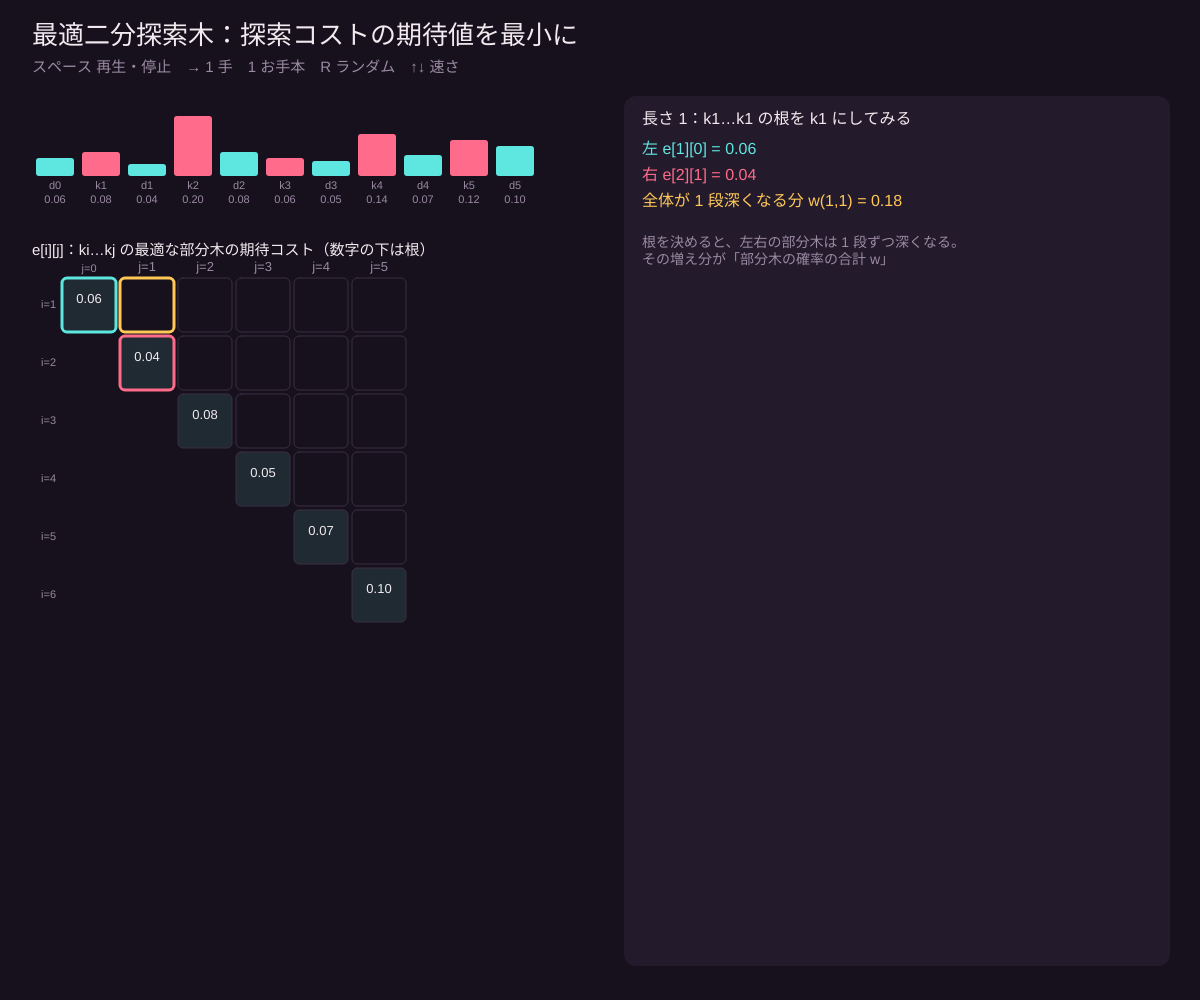
Frame 1 (no input)
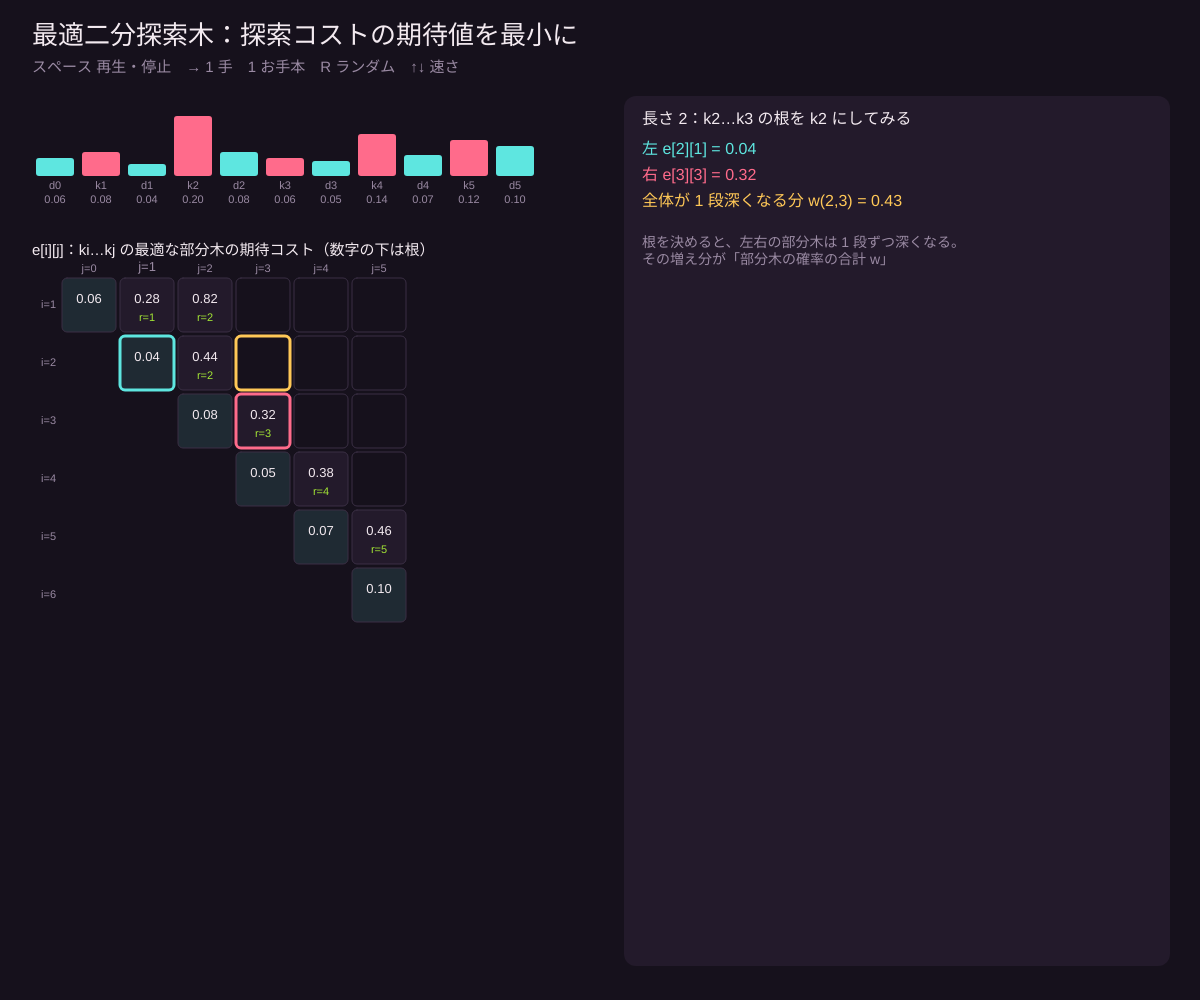
Frame 60 (no input)
Frame 120 (the mouse pressed at the canvas centre since frame 60): identical to frame 60, image omitted

The p5.js sketch that drew these frames (run headless with seeded random() and noise() and a simulated clock; from frame 60 on, the mouse is pressed at the canvas centre):

// p5.js sketch
// ── sketch.js
// ============================================
// 05 最適二分探索木：よく引く単語ほど根の近くに
// キー k1…kn が引かれる確率 p と、間の「見つからない」確率 q から、探索コストの期待値が最小の木をつくる
// e[i][j] = min over r ( e[i][r-1] + e[r+1][j] + w(i,j) )　─ 根 r をためし、左右の部分木は表から
// スペース = 再生・停止 / → = 1 手 / 1 = お手本 / R = ランダムな確率 / ↑↓ = 速さ
// ============================================

let p = [0, 0.08, 0.20, 0.06, 0.14, 0.12];      // ★ p[1..n]：キー ki を探す確率
let q = [0.06, 0.04, 0.08, 0.05, 0.07, 0.10];    // ★ q[0..n]：ki と ki+1 の間（見つからない）確率
let framesPerMove = 8;

let n, e, w, root, L, I, R, best, playing = true, done = false, timer = 0;

const BG = '#16111c', PANEL = '#231a2b', FG = '#f3eaf0', MUTED = '#9a8aa3';
const RASP = '#ff6b8b', CYAN = '#5ee6e0', AMBER = '#ffc857', LIME = '#a3e635';

function setup() {
  createCanvas(windowWidth, windowHeight);
  restart();
}

function restart() {
  n = p.length - 1;
  e = []; w = []; root = [];
  for (let i = 0; i <= n + 1; i++) { e.push(new Array(n + 1).fill(null)); w.push(new Array(n + 1).fill(null)); root.push(new Array(n + 1).fill(null)); }
  for (let i = 1; i <= n + 1; i++) { e[i][i - 1] = q[i - 1]; w[i][i - 1] = q[i - 1]; }
  L = 1; I = 1; R = 1; best = Infinity; done = false;
  w[1][1] = w[1][0] + p[1] + q[1];
}

function advance() {
  if (done) return;
  let J = I + L - 1;
  let t = e[I][R - 1] + e[R + 1][J] + w[I][J];
  if (t < best - 1e-12) { best = t; root[I][J] = R; }
  R++;
  if (R > J) {
    e[I][J] = best; best = Infinity;
    I++;
    if (I > n - L + 1) { L++; I = 1; }
    if (L > n) { done = true; return; }
    let J2 = I + L - 1;
    w[I][J2] = w[I][J2 - 1] + p[J2] + q[J2];
    R = I;
  }
}

function draw() {
  background(BG);
  if (playing && !done && ++timer >= framesPerMove) { timer = 0; advance(); }

  noStroke(); fill(FG); textAlign(LEFT, TOP); textSize(26);
  text('最適二分探索木：探索コストの期待値を最小に', 32, 24);
  fill(MUTED); textSize(15);
  text('スペース 再生・停止　→ 1 手　1 お手本　R ランダム　↑↓ 速さ', 32, 60);

  // 確率の棒
  let bx = 32, by = 96, bw = min(46, (width * 0.45) / (2 * n + 1));
  for (let k = 0; k <= 2 * n; k++) {
    let isKey = k % 2 === 1, idx = floor(k / 2) + (isKey ? 1 : 0);
    let v = isKey ? p[idx] : q[idx];
    let x = bx + k * bw;
    fill(isKey ? RASP : CYAN); rect(x + 4, by + 80 - v * 300, bw - 8, v * 300, 3);
    fill(MUTED); textSize(11); textAlign(CENTER, TOP);
    text(isKey ? `k${idx}` : `d${idx}`, x + bw / 2, by + 84);
    text(v.toFixed(2), x + bw / 2, by + 98);
  }

  // e の表
  let cell = min(58, (width * 0.5 - 60) / (n + 1), (height - 356) / (n + 1));
  let x0 = 60, y0 = 276;
  fill(FG); textSize(15); textAlign(LEFT, BOTTOM); text('e[i][j]：ki…kj の最適な部分木の期待コスト（数字の下は根）', x0 - 28, y0 - 18);
  let J = I + L - 1;
  for (let i = 1; i <= n + 1; i++) {
    fill(MUTED); textSize(11); textAlign(RIGHT, CENTER); text(`i=${i}`, x0 - 4, y0 + (i - 1) * cell + cell / 2);
    for (let j = i - 1; j <= n; j++) {
      let x = x0 + j * cell, y = y0 + (i - 1) * cell;
      if (i === 1) { fill(MUTED); textAlign(CENTER, BOTTOM); text(`j=${j}`, x + cell / 2, y0 - 2); }
      let hl = null;
      if (!done) {
        if (i === I && j === J) hl = AMBER;
        else if (i === I && j === R - 1) hl = CYAN;
        else if (i === R + 1 && j === J) hl = RASP;
      }
      stroke(hl || '#3a2f44'); strokeWeight(hl ? 3 : 1);
      fill(e[i][j] === null ? BG : j === i - 1 ? '#1f2a33' : PANEL);
      rect(x + 2, y + 2, cell - 4, cell - 4, 5);
      noStroke();
      if (e[i][j] !== null) {
        fill(FG); textAlign(CENTER, CENTER); textSize(min(13, cell * 0.24));
        text(e[i][j].toFixed(2), x + cell / 2, y + cell * 0.4);
        if (root[i][j]) { fill(LIME); textSize(min(11, cell * 0.2)); text(`r=${root[i][j]}`, x + cell / 2, y + cell * 0.72); }
      }
    }
  }

  // 右：木
  let tx = width * 0.52, tw = width - tx - 30;
  noStroke(); fill(PANEL); rect(tx, 96, tw, height - 130, 12);
  if (!done) {
    fill(FG); textAlign(LEFT, TOP); textSize(16);
    text(`長さ ${L}：k${I}…k${J} の根を k${R} にしてみる`, tx + 18, 112);
    fill(CYAN); text(`左 e[${I}][${R - 1}] = ${fmt(e[I][R - 1])}`, tx + 18, 142);
    fill(RASP); text(`右 e[${R + 1}][${J}] = ${fmt(e[R + 1][J])}`, tx + 18, 168);
    fill(AMBER); text(`全体が 1 段深くなる分 w(${I},${J}) = ${fmt(w[I][J])}`, tx + 18, 194);
    fill(MUTED); textSize(14);
    text('根を決めると、左右の部分木は 1 段ずつ深くなる。\nその増え分が「部分木の確率の合計 w」', tx + 18, 236);
  } else {
    fill(FG); textAlign(LEFT, TOP); textSize(18);
    text(`最適な木　期待コスト ${e[1][n].toFixed(2)}`, tx + 18, 112);
    fill(MUTED); textSize(14);
    text(`（真ん中を根にした釣り合いの良い木なら ${balancedCost().toFixed(2)}）`, tx + 18, 140);
    let layout = [];
    build(1, n, 0, layout);
    let depthMax = max(...layout.map(o => o.depth));
    let slot = (tw - 40) / (2 * n + 1), dy = min(80, (height - 330) / max(1, depthMax));
    let pos = (o) => [tx + 20 + o.ord * slot + slot / 2, 200 + o.depth * dy];
    for (let o of layout) if (o.parent) { let [a, b2] = pos(o), [c2, d2] = pos(o.parent); stroke('#5a4a66'); strokeWeight(2); line(a, b2, c2, d2); }
    for (let o of layout) {
      let [x, y] = pos(o);
      noStroke();
      if (o.key) { fill(RASP); circle(x, y, min(44, slot * 1.6)); fill(BG); textAlign(CENTER, CENTER); textSize(14); text(`k${o.key}`, x, y); }
      else { fill(CYAN); rect(x - 13, y - 13, 26, 26, 4); fill(BG); textAlign(CENTER, CENTER); textSize(11); text(`d${o.dummy}`, x, y); }
    }
  }
}

function fmt(v) { return v === null || v === undefined ? '-' : v.toFixed(2); }

// 根の表 root から木をつくる。ord は左から何番目か（d0 k1 d1 k2 … の順）
function build(i, j, depth, out, parent) {
  if (j === i - 1) { let o = { dummy: j, depth, ord: 2 * j, parent }; out.push(o); return o; }
  let r = root[i][j];
  let o = { key: r, depth, ord: 2 * r - 1, parent };
  out.push(o);
  build(i, r - 1, depth + 1, out, o);
  build(r + 1, j, depth + 1, out, o);
  return o;
}

function balancedCost() {
  function cost(i, j, depth) {
    if (j === i - 1) return (depth + 1) * q[j];
    let r = floor((i + j) / 2);
    return (depth + 1) * p[r] + cost(i, r - 1, depth + 1) + cost(r + 1, j, depth + 1);
  }
  return cost(1, n, 0);
}

function keyPressed() {
  if (key === ' ') playing = !playing;
  if (key === RIGHT_ARROW) advance();
  if (key === UP_ARROW) framesPerMove = max(1, framesPerMove - 2);
  if (key === DOWN_ARROW) framesPerMove = min(40, framesPerMove + 2);
  if (key === '1') { p = [0, 0.08, 0.20, 0.06, 0.14, 0.12]; q = [0.06, 0.04, 0.08, 0.05, 0.07, 0.10]; restart(); }
  if (key === 'r' || key === 'R') {
    let k = floor(random(4, 8));
    let raw = []; for (let a = 0; a < 2 * k + 1; a++) raw.push(random() < 0.3 ? random(4, 10) : random(0.5, 3));
    let sum = raw.reduce((a, b) => a + b, 0);
    p = [0]; q = [];
    for (let a = 0; a < 2 * k + 1; a++) { let v = raw[a] / sum; if (a % 2) p.push(v); else q.push(v); }
    restart(); playing = true;
  }
}

function mousePressed() { playing = !playing; }
function windowResized() { resizeCanvas(windowWidth, windowHeight); }
